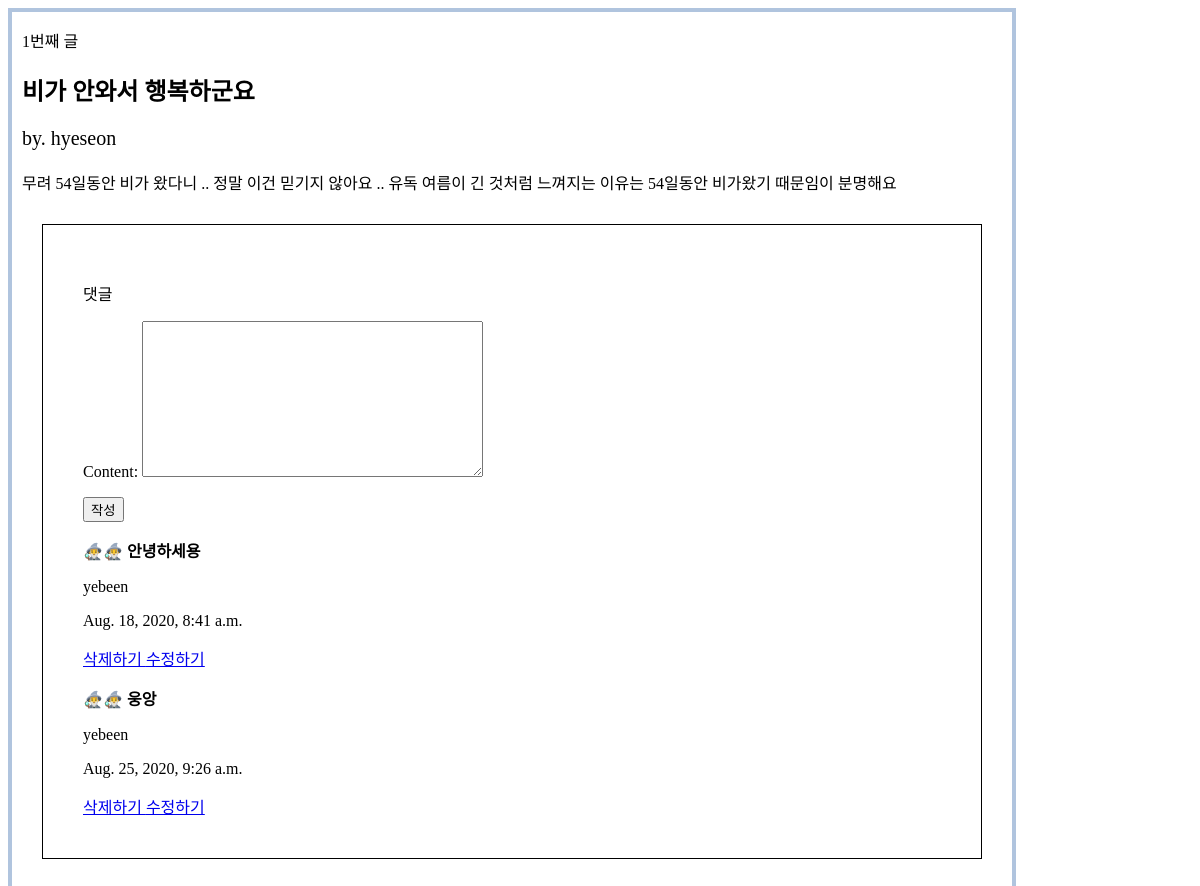
/1/, run on the app's committed database.
### main/models.py (models this page shows, shortened)
class Post(models.Model):
    title = models.CharField(max_length=200)
    content = models.TextField()
    updated_at=models.DateTimeField(auto_now=True)
    author = models.ForeignKey(settings.AUTH_USER_MODEL, on_delete=models.CASCADE)

class Comment(models.Model):
    objects = models.manager
    content = models.TextField()
    author = models.ForeignKey(settings.AUTH_USER_MODEL, on_delete = models.CASCADE)
    post = models.ForeignKey(Post, on_delete = models.CASCADE)
    created = models.DateTimeField(auto_now_add = True)

### account/models.py (models this page shows)
class CustomUser(AbstractUser):
    name = models.CharField(max_length=50)
    nickname=models.CharField(max_length=100)
    age= models.PositiveIntegerField(null=True, blank=True)
    followers = models.ManyToManyField(settings.AUTH_USER_MODEL, related_name='following')

### main/views.py (the view)
# urls.py: path('<int:pk>/', views.DetailView.as_view(), name='detail'),
class DetailView(generic.DetailView):
    model = Post #queryset = Post.objects.all()이랑 같은 기능
    template_name = 'detail.html'
    context_object_name='ppost'
    def get_context_data(self, **kwargs):
        context_data = super(DetailView, self).get_context_data(**kwargs)
        context_data['form'] = CommentForm()
        context_data['comments'] = self.object.comment_set.all()
        return context_data

### main/forms.py
class CommentForm(forms.ModelForm):
    class Meta:
        model = Comment
        fields = ('content',)

### main/templates/detail.html (shortened to what this page needs)
<!DOCTYPE html>
<html lang="en">
<head>
</head>
<body>
    <div class='box'>
        <div class="content">
            <p> {{ppost.id}}번째 글</p>
            <h2>{{ppost.title}}</h2>
            <p class="author">by. {{ppost.author}}</p>
            <p class="body">{{ppost.content}}</p>
        </div>
        <div class="comment">
            <p>댓글</p>
            <form action="{% url 'comment_create' ppost.id %}" method="POST">
                {{ form.as_p }}
                <input type="submit" value="작성">
            </form>
            {% for comment in comments %}
            <strong><p>🧙‍♂️🧙‍♂️ {{ comment.content }}</p></strong>
            <p> {{ comment.author }}</p>
            <p> {{ comment.created }}</p>
            <a href = "{% url 'comment_delete' comment.id ppost.id %}"> 삭제하기 </a>
            <a href = "{% url 'comment_update' comment.id ppost.id %}"> 수정하기 </a>
            {% endfor %}
</body>
</html>

### main/templates/detail.html (style rules this page uses)
.box { width: 1000px; height: auto; border: 4px solid lightsteelblue; }
.content { margin: 10px; }
.author { font-size: 20px; }
.comment { width: auto; height: auto; padding: 40px; margin : 30px; border: 1px solid black; }

### data on the page
Post: id "1", title "비가 안와서 행복하군요", author "hyeseon", content "무려 54일동안 비가 왔다니 .. 정말 이건 믿기지 않아요 .. 유독 여름이 긴 것처럼 느껴지는 이유는 54일동안 비가왔기 때문임이 분명해요"
Comment: content "안녕하세용", author "yebeen", created "Aug. 18, 2020, 8:41 a.m."
Comment: content "웅앙", author "yebeen", created "Aug. 25, 2020, 9:26 a.m."
